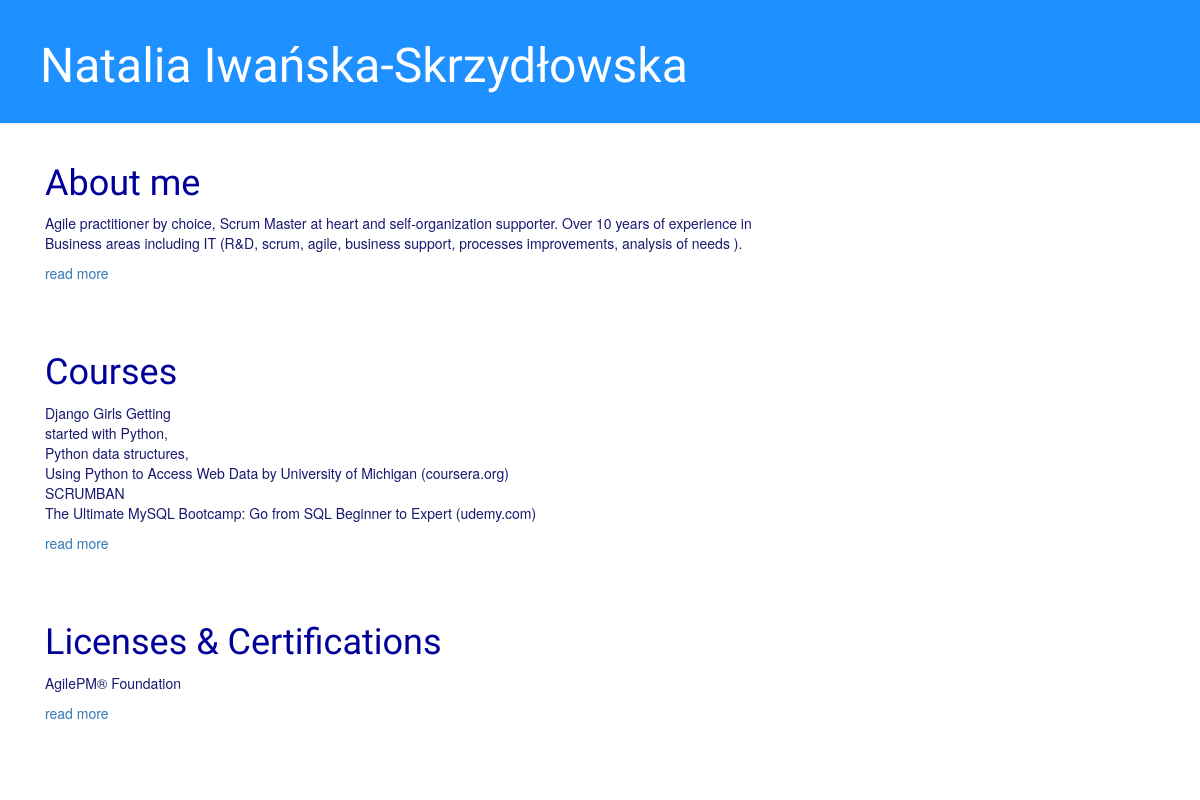
The app's page /, older data.
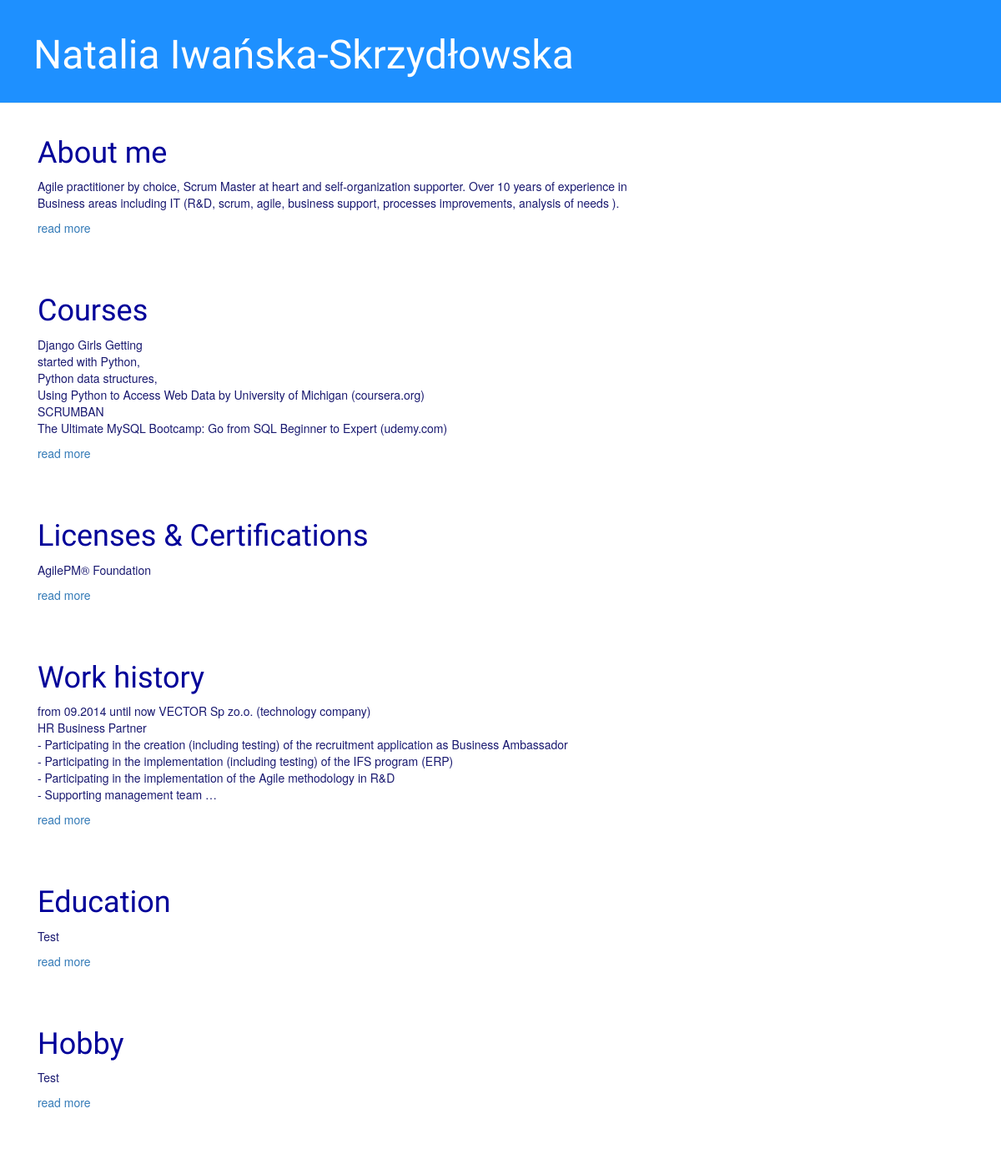
The same page, newer data.
### myfirstapp/models.py (models this page shows, shortened)
class Post(models.Model):
    author = models.ForeignKey('auth.User', on_delete=models.CASCADE)
    title = models.CharField(max_length=200)
    text = models.TextField()
    created_date = models.DateTimeField(
            default=timezone.now)
    published_date = models.DateTimeField(
            blank=True, null=True)

### myfirstapp/views.py (the view)
# urls.py: path('', views.post_list, name='post_list'),
def post_list(request):
    posts = Post.objects.filter(published_date__lte=timezone.now()).order_by('published_date')
    return render(request, 'myfirstapp/post_list.html', {'posts': posts})

### myfirstapp/templates/myfirstapp/post_list.html
{% extends 'myfirstapp/base.html' %}
{% block content %}
    {% for post in posts %}
        <div class="post">
            <h1><a href="{% url 'post_detail' pk=post.pk %}">{{ post.title }} </a></h1>
            <p>{{ post.text|safe|linebreaksbr|truncatewords:"50"}}</p>
            <a href="{% url 'post_detail' pk=post.pk %}">read more</a>
        </div>
    {% endfor %}
{% endblock %}

### myfirstapp/templates/myfirstapp/base.html (shortened to what this page needs)
{% load static %}
<html>
    <head>
        <link rel="stylesheet" href="//maxcdn.bootstrapcdn.com/bootstrap/3.2.0/css/bootstrap.min.css">
        <link rel="stylesheet" href="//maxcdn.bootstrapcdn.com/bootstrap/3.2.0/css/bootstrap-theme.min.css">
        <link rel="stylesheet" href="{% static 'css/kolor.css' %}">
    </head>
    <body>
    <div class="page-header">
        <h1><a href="/">Natalia Iwańska-Skrzydłowska</a></h1>
    </div>
    <div class="content container">
        <div class="row">
            <div class="col-md-8">
            {% block content %}
            {% endblock %}
            </div>
        </div>
    </div>
</body>
</html>

### myfirstapp/static/css/kolor.css (style rules this page uses)
.page-header { background-color: #1E90FF; margin-top: 0; padding: 20px 20px 20px 40px; }
.page-header h1, .page-header h1 a, .page-header h1 a:visited, .page-header h1 a:active { color: #ffffff; font-size: 36pt; text-decoration: none; }
.content { margin-left: 30px; color: #191970 }
h1, h2, h3, h4 { font-family: 'Courgette', cursive; color: #000099; }
.post { margin-bottom: 70px; }
.post h1 a, .post h1 a:visited { color: #000099; }

Row changes from the older to the newer data that the page shows:
added Post: title "Work history", text "from 09.2014 until now VECTOR Sp zo.o. (technology company) HR Business Partner - Participating in the creation (including testing) of the recruitment application as Business Ambassador - Participating in the implementation (including testing) of the IFS program (ERP) - Participating in the implementation of the Agile methodology in R&D - Supporting management team …"
added Post: title "Education", text "Test"
added Post: title "Hobby", text "Test"
